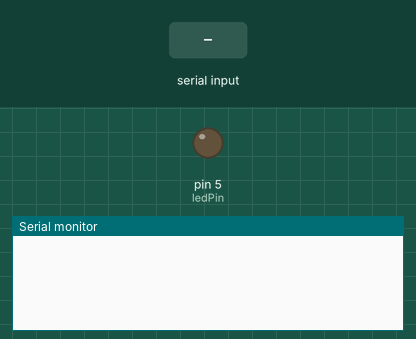
Recording of a sketch running on a simulated Arduino Uno, built with avr-gcc and run on an emulated ATmega328P. On the bench: output pins drawn as LEDs (lit = HIGH), the last lines printed to the serial monitor. The test bench sets the inputs (shaded band).

Above: at 1.2 s.
1.3 s: "/led" received over the second serial link
At 2.0 s:
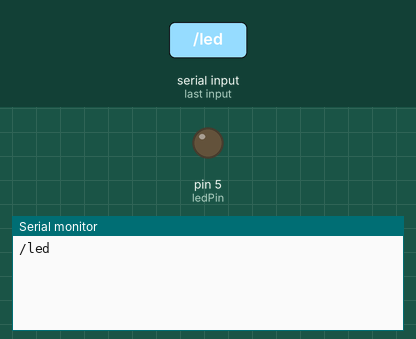
2.9 s: "/pot" received over the second serial link
At 4.2 s:
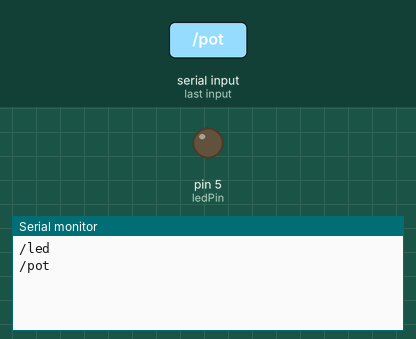
4.5 s: "1" received over the second serial link
At 5.7 s:
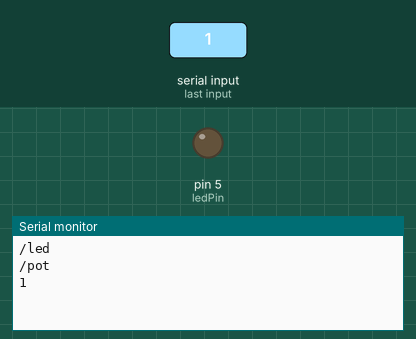

Measured:
- after the input at 1.3 s, the serial monitor: prints a new line after 0.10 s (image 1)
- after the input at 2.9 s, the serial monitor: prints a new line after 0.10 s (image 2)
- after the input at 4.5 s, the serial monitor: prints a new line after 0.10 s (image 3)

The sketch:

Serial-Slave.ino
```cpp
#include <SoftwareSerial.h>
#define ledPin 5

int ledVal = 0;
int intVal = 0;
int oldIntVal = 0;

SoftwareSerial ArduinoMaster(10,11);

void setup() {
  Serial.begin(9600);
  ArduinoMaster.begin(9600);
  pinMode(ledPin, OUTPUT);
}

void loop() {
  String msg = "";

  while(ArduinoMaster.available()>0){
    char c = ArduinoMaster.read();
    msg += c;
  }

  if(msg != "") {
    Serial.println(msg);
  }

  if(msg.startsWith("/led")){
    msg.remove(0, 4);
    if (msg.charAt(0) == '1') {
      digitalWrite(ledPin, HIGH);
      msg.remove(0, 1);
      if(msg.startsWith("/pot")){
        msg.remove(0, 4);
        analogWrite(ledPin, msg.toInt());
      }
    } else {
      digitalWrite(ledPin, LOW);
    }
  }
  delay(200);
}
```
